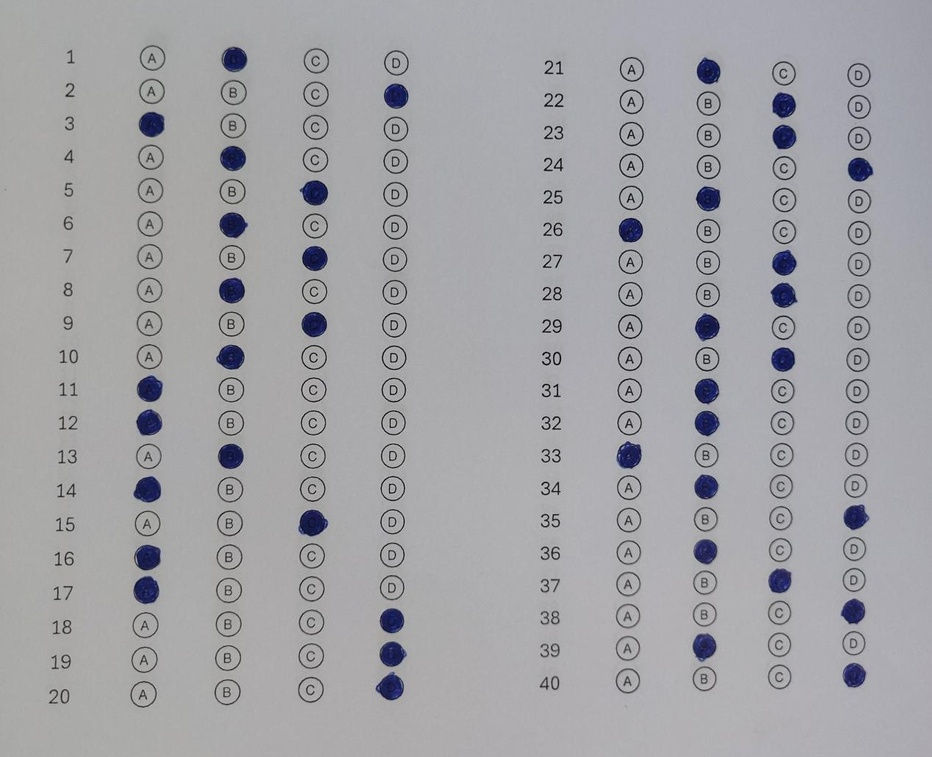
#> input picture Images/correct answers.jpg, 932 x 757 px, shrunk from 1269 x 1031 before the run
$ python -i app.py   (imports and definitions only)
#> lines starting #> are read from the running program, lines starting #| are printed output that depends on the picture; after the words box and inside, x2 and y2 are one past the last pixel; in counts of white or black regions, pixels touching at a corner belong together
#> further down, picture is the input picture: shape (757, 932, 3); mean B, G, R 166.7, 163, 163
import cv2
import numpy as np
import streamlit as st
from PIL import Image

# Configuration Streamlit
# [2 lines not run here, left out]

# Option de sélection
# [1 line that did not run here, left out]

# Fonction pour détecter les cercles remplis
def detect_filled_circles(image):
    gray = cv2.cvtColor(image, cv2.COLOR_BGR2GRAY)
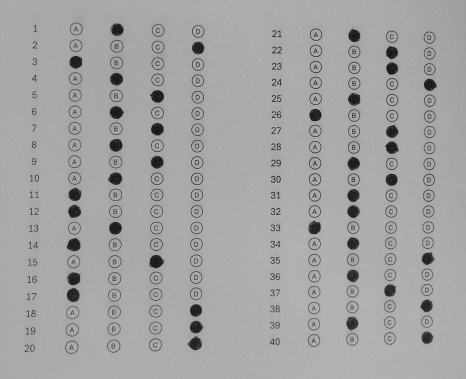
#> gray: shape (757, 932) (shown at 1/2 size); min 0, max 199, mean 163.4
    blurred = cv2.GaussianBlur(gray, (5, 5), 0)
    _, thresh = cv2.threshold(blurred, 127, 255, cv2.THRESH_BINARY_INV)
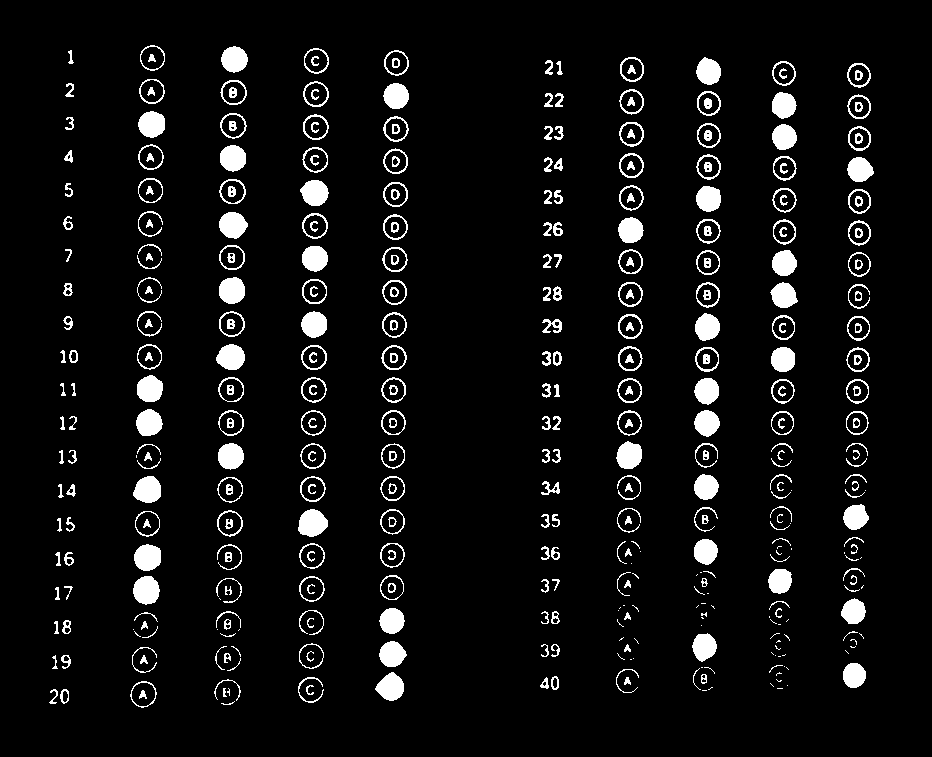
#> thresh: shape (757, 932); 6.3% white; 422 white regions (72 under 20 px)

    # Afficher l'image binaire pour le diagnostic
    st.image(thresh, caption="Binarized Image", channels="GRAY")
#> (this line was passed over: streamlit is not available in this run)

    # Détecter les contours des disques blancs
    contours, _ = cv2.findContours(thresh, cv2.RETR_EXTERNAL, cv2.CHAIN_APPROX_SIMPLE)
#> contours = 341 contours, 120 with area under 20; largest, box (x1, y1, x2, y2) and area: (298, 509, 328, 537) 584, (133, 576, 160, 605) 561, (133, 476, 161, 503) 546, (134, 544, 161, 571) 542, (219, 212, 248, 239) 540
    filled_circles = []
    for contour in contours:
        (x, y), radius = cv2.minEnclosingCircle(contour)
        if radius > 12.2 and radius < 25:  # Ajuster les valeurs de rayon selon les besoins
            # Vérifier le pourcentage de remplissage du cercle
            mask = np.zeros_like(thresh)
            cv2.circle(mask, (int(x), int(y)), int(radius), 255, -1)
            filled_area = cv2.bitwise_and(thresh, mask)
            filled_pixels = cv2.countNonZero(filled_area)
            total_pixels = np.pi * radius * radius
            fill_percentage = (filled_pixels / total_pixels) * 100

            if fill_percentage > 65:  # Ajuster le seuil de remplissage selon les besoins
                filled_circles.append((int(x), int(y), int(radius)))
#> this loop made 341 passes
#> (x, y, radius, filled_pixels, total_pixels, fill_percentage) on passes 12, 14, 17, 21, 22, 29, 43, 51: (143.2, 693.8, 13.36, 128, 560.3, 22.84), (227, 691.1, 13.09, 99, 538.4, 18.39), (310.4, 689.2, 13.05, 147, 534.6, 27.5), (389.3, 686.2, 14.63, 542, 672, 80.66), (627.5, 680.5, 12.35, 87, 479.1, 18.16), (853.5, 675, 12.5, 425, 490.9, 86.58), (144, 659.5, 13.2, 121, 547.4, 22.1), (310.6, 655.5, 12.86, 67, 519.3, 12.9)
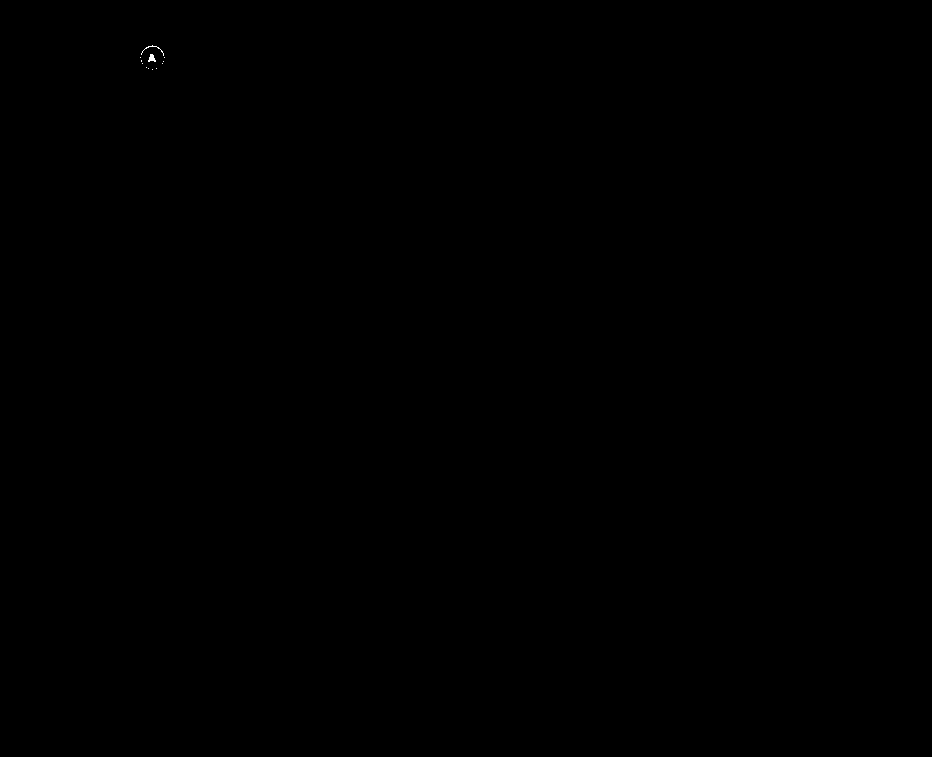
#> filled_area: shape (757, 932); 0.01% white in thin lines or dots, all inside (x1, y1, x2, y2) = (140, 45, 165, 70)
#> mask: shape (757, 932); 0.06% white; 1 white region, box (x1, y1, x2, y2) and area: (140, 45, 165, 70) 441
#> after the loop, filled_circles = 40 items, first 6: (389, 686, 14), (853, 675, 12), (392, 654, 13), (704, 647, 14), (391, 620, 12), (852, 610, 12)
    return filled_circles

# Fonction pour comparer les réponses
# [23 lines left out: function compare_responses, not called in this run]

# [44 lines not run here, left out]

>>> import cv2
>>> picture = cv2.imread('Images/correct answers.jpg')
>>> result = detect_filled_circles(picture)
#> result has the same summary as filled_circles in detect_filled_circles

$ run again, on Images/img1.jpg
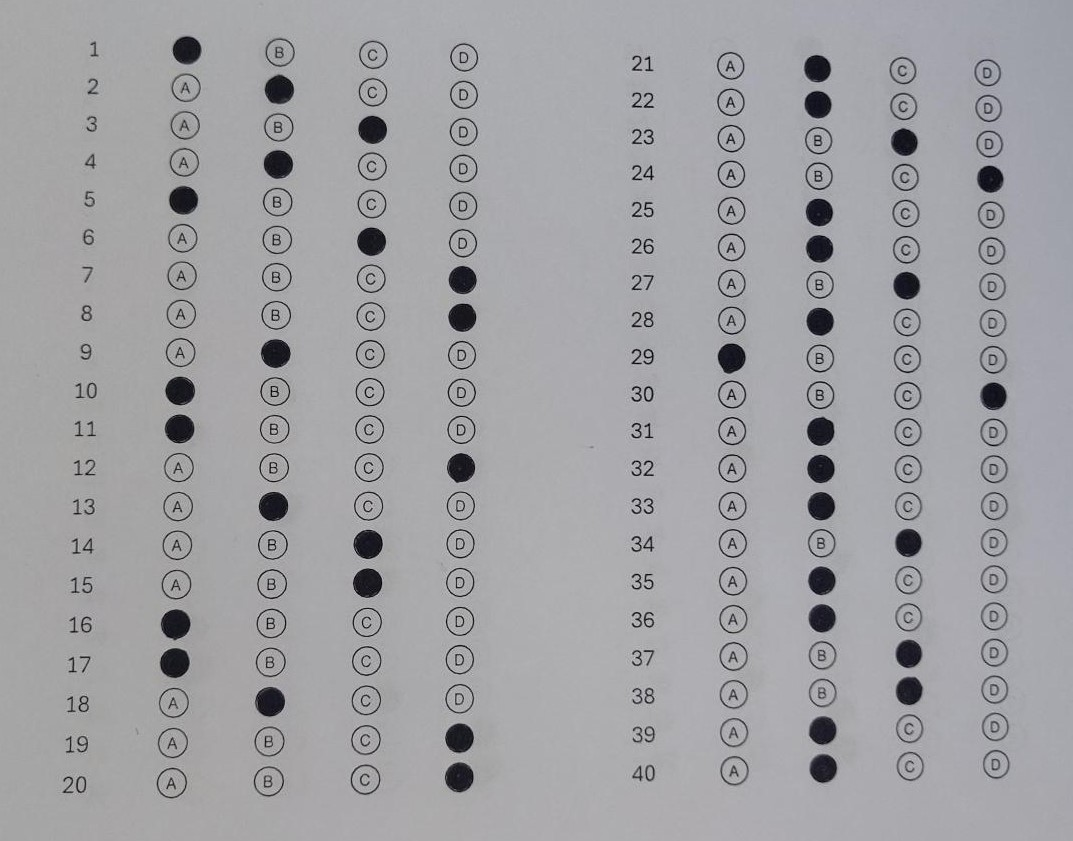
#> input picture Images/img1.jpg, 1073 x 841 px
#> picture is the input picture: shape (841, 1073, 3); mean B, G, R 164.7, 161.3, 161.3
#> in detect_filled_circles, `_, thresh = cv2.threshold(blurred, 127, 255, cv2.THRESH_BINARY_INV)`:
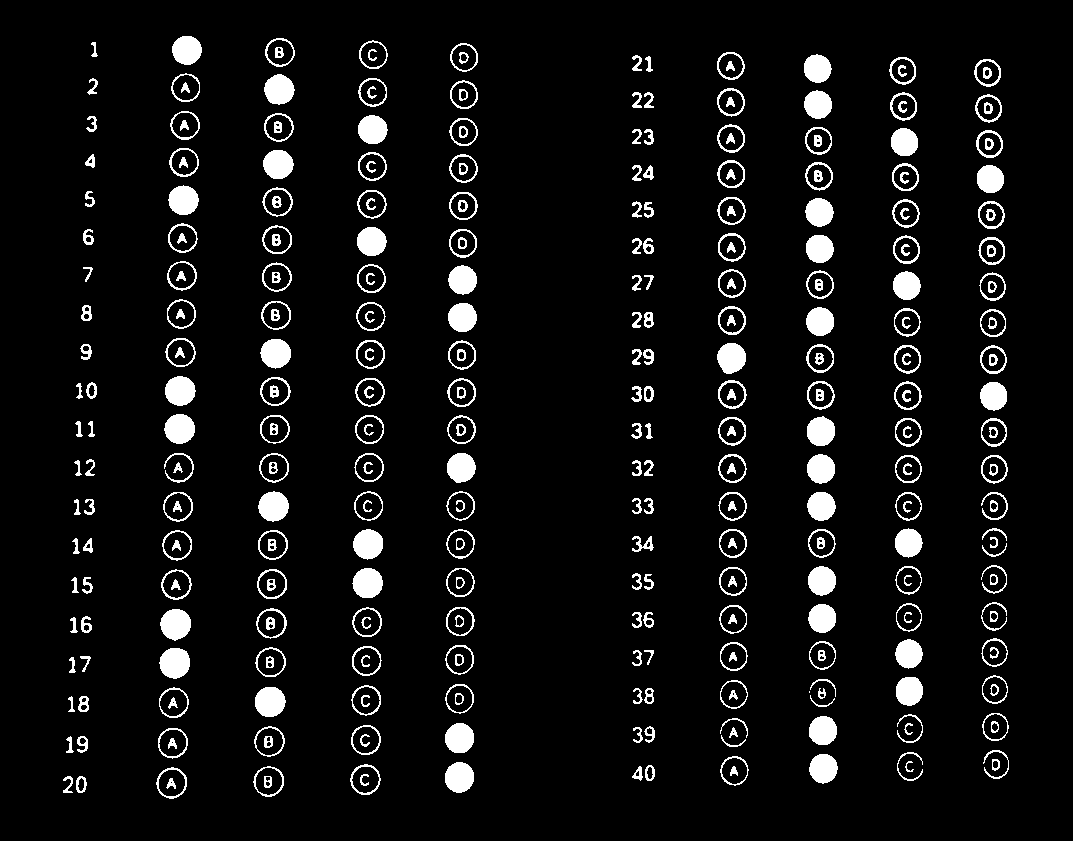
#> thresh: shape (841, 1073); 6.7% white; 354 white regions (1 under 20 px)
#> contours = 244 contours, 2 with area under 20; largest, box (x1, y1, x2, y2) and area: (156, 767, 187, 799) 708, (159, 648, 190, 679) 708, (160, 609, 191, 641) 708, (255, 687, 286, 717) 696, (253, 766, 284, 797) 694
#> the loop in detect_filled_circles, `for contour in contours:` made 244 passes
#> (x, y, radius, filled_pixels, total_pixels, fill_percentage) on passes 3, 5, 7, 8, 11, 12, 13, 14: (171.4, 782.5, 15.63, 207, 767.8, 26.96), (268.4, 780.9, 15.45, 197, 749.5, 26.28), (365.2, 779.2, 15.36, 223, 741.1, 30.09), (459, 777, 15.3, 698, 735.1, 94.95), (734, 770.4, 14.67, 162, 675.8, 23.97), (823, 768.2, 14.79, 613, 687.4, 89.17), (909.9, 766, 14.35, 133, 647.2, 20.55), (995.5, 764, 14.43, 172, 654.2, 26.29)
#> after the loop in detect_filled_circles, `for contour in contours:`: filled_circles = 40 items, first 6: (459, 777, 15), (823, 768, 14), (459, 737, 15), (822, 729, 14), (269, 701, 15), (909, 690, 14)
#> result has the same summary as filled_circles in detect_filled_circles

$ run again, on Images/img2.jpg
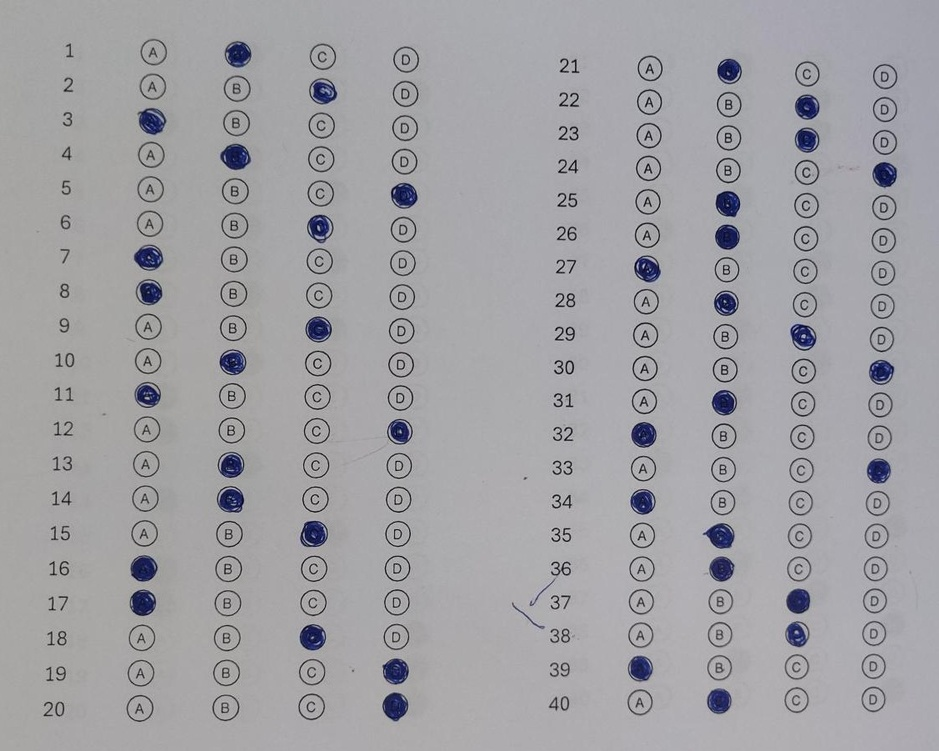
#> input picture Images/img2.jpg, 939 x 751 px, shrunk from 1127 x 901 before the run
#> picture is the input picture: shape (751, 939, 3); mean B, G, R 165, 161.2, 161.8
#> in detect_filled_circles, `gray = cv2.cvtColor(image, cv2.COLOR_BGR2GRAY)`:
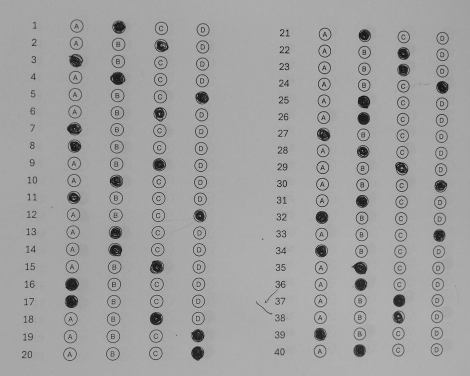
#> gray: shape (751, 939) (shown at 1/2 size); min 0, max 204, mean 161.8
#> in detect_filled_circles, `_, thresh = cv2.threshold(blurred, 127, 255, cv2.THRESH_BINARY_INV)`:
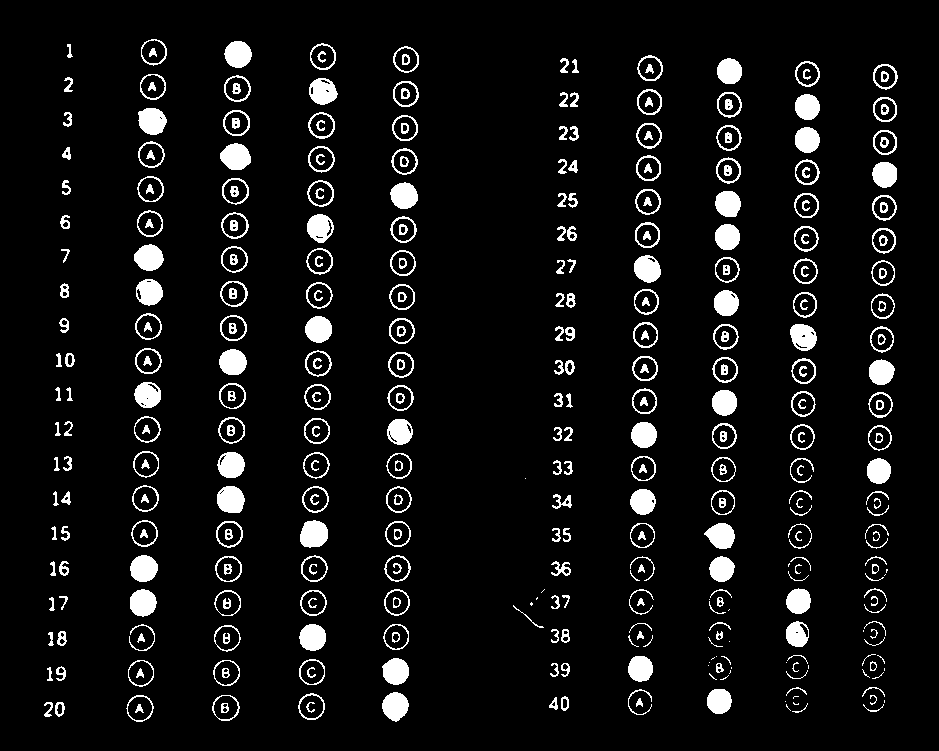
#> thresh: shape (751, 939); 6.9% white; 394 white regions (32 under 20 px)
#> contours = 295 contours, 67 with area under 20; largest, box (x1, y1, x2, y2) and area: (220, 143, 251, 170) 590, (300, 520, 328, 548) 584, (217, 486, 245, 513) 576, (138, 108, 167, 135) 567, (134, 244, 164, 271) 560
#> the loop in detect_filled_circles, `for contour in contours:` made 295 passes
#> (x, y, radius, filled_pixels, total_pixels, fill_percentage) on passes 14, 15, 16, 17, 18, 19, 41, 42: (225.4, 707.3, 13.67, 141, 586.8, 24.03), (139.6, 707.9, 13.62, 120, 583, 20.58), (311.2, 706.3, 13.49, 148, 572, 25.88), (395, 706.4, 14.59, 572, 668.4, 85.58), (718.9, 700.8, 12.83, 437, 517.1, 84.5), (639.7, 701.7, 12.81, 87, 515.8, 16.87), (226.3, 672.4, 13.48, 137, 570.7, 24.01), (140.4, 672.6, 13.58, 120, 579.7, 20.7)
#> after the loop in detect_filled_circles, `for contour in contours:`: filled_circles = 40 items, first 6: (395, 706, 14), (718, 700, 12), (394, 670, 13), (640, 668, 13), (312, 636, 13), (797, 633, 12)
#> result has the same summary as filled_circles in detect_filled_circles
